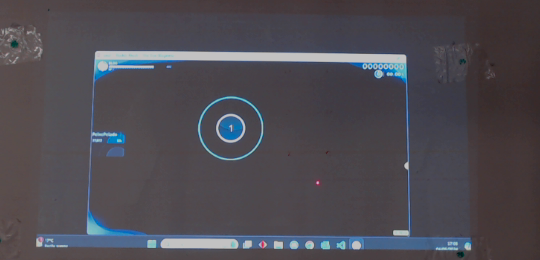
#> input picture Osu/imgOsu/osu_10.bmp, 540 x 260 px, found by its file name
$ python achaBolaOsu.py
#> lines starting #> are read from the running program, lines starting #| are printed output that depends on the picture; after the words box and inside, x2 and y2 are one past the last pixel; in counts of white or black regions, pixels touching at a corner belong together; long printed decimals are rounded
import cv2
import sys
import numpy as np
from lib.kukaMov import Kuka
from math import sqrt, pi
import lib.funcKukacador as funcKukacador

# ---------------------------------------------Setup opencv------------------------------------------------------
path = 'C:/Users/gabri/OneDrive/Documents/ProjetoVM/imgs_2'

# Set up the detector with default parameters.
params = cv2.SimpleBlobDetector_Params()
# Set blob color (0=black, 255=white)
params.filterByColor = True
params.blobColor = 255
# Filter by Area
params.filterByArea = True
params.minArea = 550
params.maxArea = 3500
# Filter by Circularity
params.filterByCircularity = True
params.minCircularity = 0.7
params.maxCircularity = 1.2

params.filterByConvexity = False

params.filterByInertia = False

detector = cv2.SimpleBlobDetector_create(params)

kernel = np.ones((11, 11))

# ---------------------------------------trata----------------------------------------
frame_raw = cv2.imread('imgOsu\\osu_10.bmp')
#> frame_raw is the input picture: shape (260, 540, 3); mean B, G, R 82.2, 75.1, 78
print(frame_raw.shape)
#| (260, 540, 3)
frame = frame_raw.copy()
gray = cv2.cvtColor(frame, cv2.COLOR_BGR2GRAY)
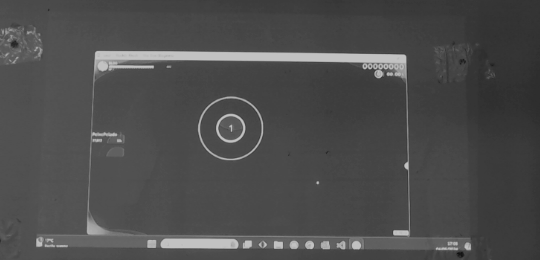
#> gray: shape (260, 540); min 15, max 196, mean 76.7
# Apply thresholding to remove noise
th = cv2.threshold(gray, 150, 255, cv2.THRESH_BINARY)[1]
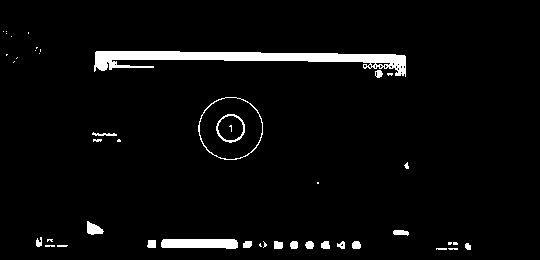
#> th: shape (260, 540); 3.9% white; 45 white regions (23 under 20 px)
# Find contours of objects
contours, hierarchy = cv2.findContours(
    th, cv2.RETR_EXTERNAL, cv2.CHAIN_APPROX_SIMPLE)
#> contours = 43 contours, 26 with area under 20; largest, box (x1, y1, x2, y2) and area: (198, 97, 263, 160) 3126, (94, 51, 406, 77) 2848, (161, 239, 238, 249) 610, (87, 221, 104, 235) 126, (393, 230, 409, 236) 55

# ---------------------------------cria imagem com circulos detectados-------------------------------
area = np.zeros((frame.shape[0], frame.shape[1]), dtype=np.uint8)
img_out = np.zeros((frame.shape[0], frame.shape[1]), dtype=np.uint8)
cv2.drawContours(area, contours, -1, color=(255),
                 thickness=cv2.FILLED)
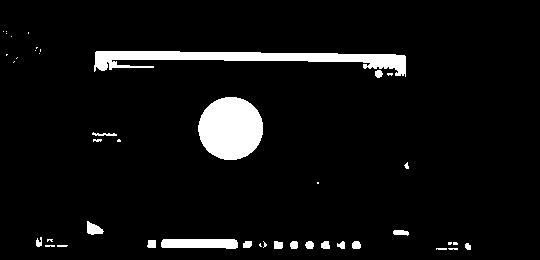
#> area: shape (260, 540); 5.9% white; 43 white regions (22 under 20 px), largest, box (x1, y1, x2, y2) and area: (94, 51, 406, 77) 3250, (198, 97, 263, 160) 3217, (161, 239, 238, 249) 693
KP = detector.detect(area)
#> KP = 1 keypoints; (x, y, size): (230, 128, 63.1)
print(len(KP))
#| 1
for KPi in KP:
    x, y = KPi.pt[0], KPi.pt[1]
    d = KPi.size
    kpArea = pi*d**2/4
    print(kpArea)
#> this loop made 1 pass
#> (KPi, x, y, d, kpArea) on pass 1: (keypoint at (230.3, 128), size 63.1, 230.3, 128, 63.12, 3128.6)
#| 3128.649
# ---------------------------------------------Mostra imagens-----------------------------------------
img_with_kp = cv2.drawKeypoints(img_out, KP, np.array(
    []), (0, 0, 255), cv2.DRAW_MATCHES_FLAGS_DRAW_RICH_KEYPOINTS)
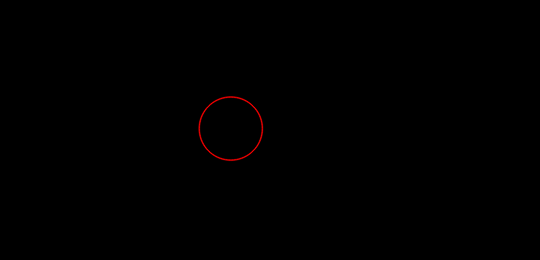
#> img_with_kp: shape (260, 540, 3); mean of channels 0, 1, 2 0, 0, 0.5; drawn as B, G, R
#> img_out: shape (260, 540); every value is 0
# Show keypoints
cv2.imshow("Keypoints", img_with_kp)
# Display the resulting frame
cv2.imshow('frame', frame)
cv2.imshow('detects', area)
# Exit loop if 'q' is pressed
cv2.waitKey(0)

$ run again, with Osu/imgOsu/osu_0.bmp copied over Osu/imgOsu/osu_10.bmp
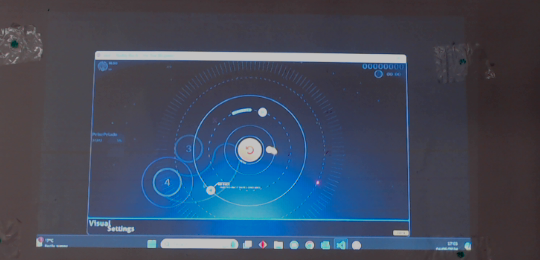
#> input picture Osu/imgOsu/osu_0.bmp, 540 x 260 px, found by its file name
#> frame_raw is the input picture: shape (260, 540, 3); mean B, G, R 94.1, 74.8, 64.6
#| (260, 540, 3)
#> `gray = cv2.cvtColor(frame, cv2.COLOR_BGR2GRAY)`:
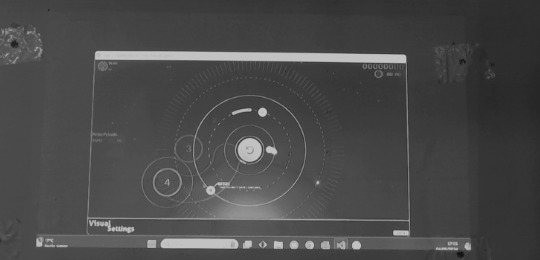
#> gray: shape (260, 540); min 14, max 196, mean 73.9
#> `th = cv2.threshold(gray, 150, 255, cv2.THRESH_BINARY)[1]`:
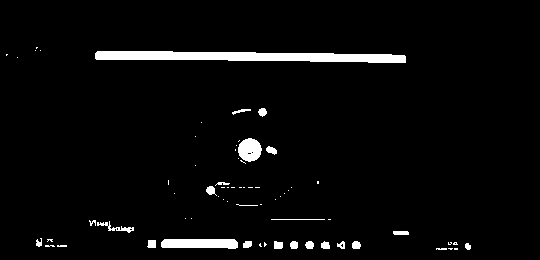
#> th: shape (260, 540); 3.6% white; 68 white regions (44 under 20 px)
#> contours = 68 contours, 49 with area under 20; largest, box (x1, y1, x2, y2) and area: (95, 51, 406, 63) 2320, (161, 239, 238, 249) 606, (238, 138, 262, 162) 401, (97, 221, 134, 233) 82, (206, 186, 217, 196) 51
#> area: shape (260, 540); 3.6% white; 68 white regions (44 under 20 px), largest, box (x1, y1, x2, y2) and area: (95, 51, 406, 63) 2637, (161, 239, 238, 249) 688, (238, 138, 262, 162) 434
#> KP = ()
#| 0
#> img_with_kp: shape (260, 540, 3); every value is 0
#> img_out: shape (260, 540); every value is 0
